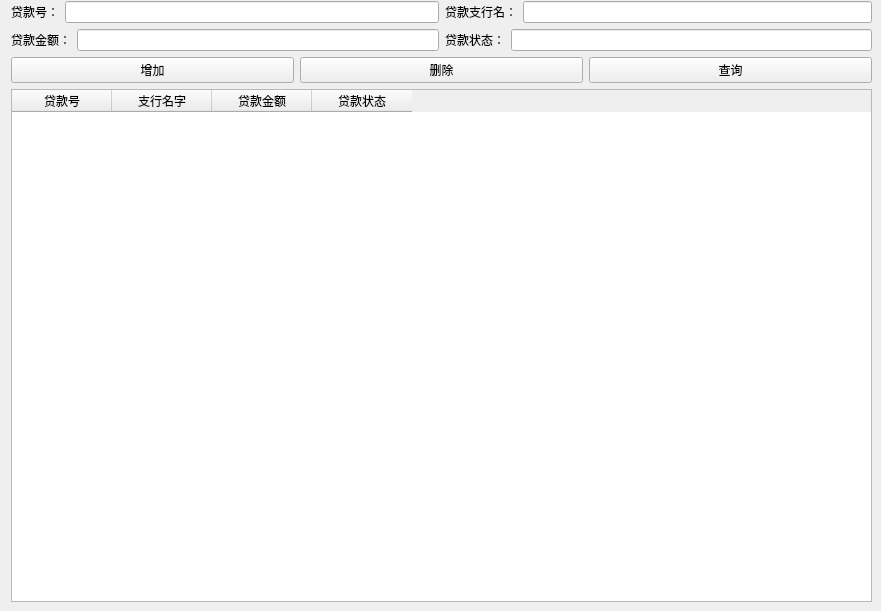
      <widget class="QWidget" name="tab">
       <attribute name="title">
        <string>贷款信息</string>
       </attribute>
       <widget class="QWidget" name="">
        <property name="geometry">
         <rect>
          <x>11</x>
          <y>1</y>
          <width>861</width>
          <height>601</height>
         </rect>
        </property>
        <layout class="QVBoxLayout" name="verticalLayout_36">
         <item>
          <layout class="QVBoxLayout" name="verticalLayout_14">
           <item>
            <layout class="QVBoxLayout" name="verticalLayout_15">
             <item>
              <layout class="QHBoxLayout" name="horizontalLayout_49">
               <item>
                <layout class="QVBoxLayout" name="verticalLayout_16">
                 <item>
                  <layout class="QHBoxLayout" name="horizontalLayout_50">
                   <item>
                    <widget class="QLabel" name="label_37">
                     <property name="text">
                      <string>贷款号：</string>
                     </property>
                    </widget>
                   </item>
                   <item>
                    <widget class="QLineEdit" name="Loan_Id"/>
                   </item>
                  </layout>
                 </item>
                 <item>
                  <layout class="QHBoxLayout" name="horizontalLayout_51">
                   <item>
                    <widget class="QLabel" name="label_43">
                     <property name="text">
                      <string>贷款金额：</string>
                     </property>
                    </widget>
                   </item>
                   <item>
                    <widget class="QLineEdit" name="Loan_Money">
                     <property name="clearButtonEnabled">
                      <bool>false</bool>
                     </property>
                    </widget>
                   </item>
                  </layout>
                 </item>
                </layout>
               </item>
               <item>
                <layout class="QVBoxLayout" name="verticalLayout_17">
                 <item>
                  <layout class="QHBoxLayout" name="horizontalLayout_54">
                   <item>
                    <widget class="QLabel" name="Account_Money_2">
                     <property name="text">
                      <string>贷款支行名：</string>
                     </property>
                    </widget>
                   </item>
                   <item>
                    <widget class="QLineEdit" name="Loan_BankName">
                     <property name="text">
                      <string/>
                     </property>
                    </widget>
                   </item>
                  </layout>
                 </item>
                 <item>
                  <layout class="QHBoxLayout" name="horizontalLayout_55">
                   <item>
                    <widget class="QLabel" name="label_46">
                     <property name="text">
                      <string>贷款状态：</string>
                     </property>
                    </widget>
                   </item>
                   <item>
                    <widget class="QLineEdit" name="Loan_State"/>
                   </item>
                  </layout>
                 </item>
                </layout>
               </item>
              </layout>
             </item>
            </layout>
           </item>
           <item>
            <layout class="QHBoxLayout" name="horizontalLayout_59">
             <item>
              <widget class="QPushButton" name="Loan_Add">
               <property name="text">
                <string>增加</string>
               </property>
              </widget>
             </item>
             <item>
              <widget class="QPushButton" name="Loan_Del">
               <property name="text">
                <string>删除</string>
               </property>
              </widget>
             </item>
             <item>
              <widget class="QPushButton" name="Loan_Query">
               <property name="text">
                <string>查询</string>
               </property>
              </widget>
             </item>
            </layout>
           </item>
          </layout>
         </item>
         <item>
          <widget class="QTableWidget" name="Loan_tableWidget">
           <column>
            <property name="text">
             <string>贷款号</string>
            </property>
           </column>
           <column>
            <property name="text">
             <string>支行名字</string>
            </property>
           </column>
           <column>
            <property name="text">
             <string>贷款金额</string>
            </property>
           </column>
           <column>
            <property name="text">
             <string>贷款状态</string>
            </property>
           </column>
          </widget>
         </item>
        </layout>
       </widget>
      </widget>
